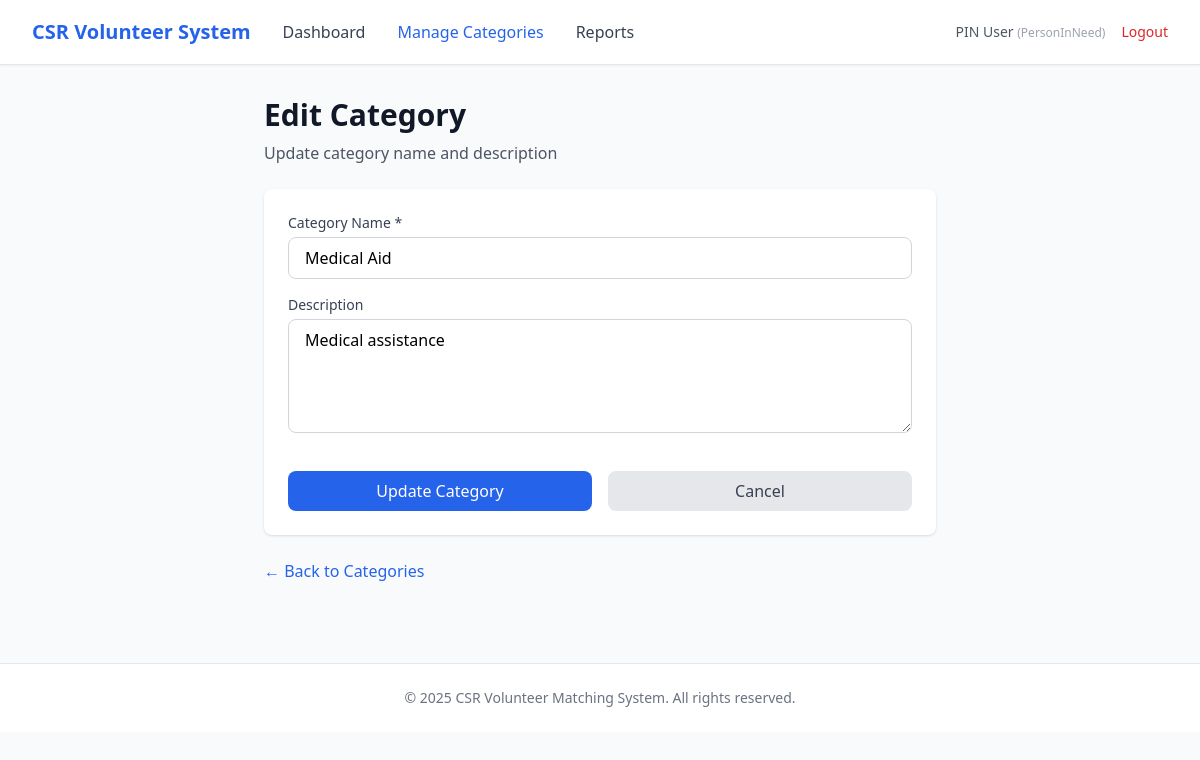
The app's page /pm/categories/2/edit (signed in) with its own data.
### app/entity/user_account.py (models this page shows, shortened)
class UserAccount(UserMixin, db.Model):
    __tablename__ = "user_accounts"
    userID = db.Column(db.Integer, primary_key=True, autoincrement=True)  # explicit auto increment
    name = db.Column(db.String(100), nullable=False)
    email = db.Column(db.String(120), nullable=False, unique=True, index=True)
    _password = db.Column("password", db.String(255), nullable=False)
    age = db.Column(db.Integer)
    phoneNumber = db.Column(db.String(20))
    isActive = db.Column(db.Boolean, default=True)
    profileID = db.Column(db.Integer, db.ForeignKey("user_profiles.profileID"), nullable=False)
    profile = db.relationship("UserProfile", back_populates="users", lazy=True)
    @property
    def password(self):
        raise AttributeError("Password is write-only.")
    @password.setter
    def password(self, raw):
        self._password = generate_password_hash(raw)

### app/entity/user_profile.py (models this page shows)
class UserProfile(db.Model):
    __tablename__ = "user_profiles"
    profileID   = db.Column(db.Integer, primary_key=True, autoincrement=True)  # explicit auto increment
    profileName = db.Column(db.String(50), nullable=False, unique=True)
    description = db.Column(db.String(255))
    isActive    = db.Column(db.Boolean, default=True)
    users = db.relationship("UserAccount", back_populates="profile", lazy=True)

### app/entity/category.py (models this page shows)
class Category(db.Model):
    __tablename__ = "categories"
    categoryID   = db.Column(db.Integer, primary_key=True)
    categoryName = db.Column(db.String(100), nullable=False, unique=True)
    description  = db.Column(db.String(255))
    isActive     = db.Column(db.Boolean, default=True)
    requests = db.relationship("Request", back_populates="category", lazy=True)

### app/boundary/routes.py (the view, shortened to what this page needs)
@boundary_bp.route("/pm/categories/<int:category_id>/edit", methods=["GET", "POST"])
@login_required
def pm_edit_category(category_id):
    from app.entity.category import Category
    cat = Category.query.get(category_id)
    if not cat:
        raise NotFound("Category not found.")
    return render_template("pm/edit_category.html", category=cat)

### app/entity/user_account.py (called while the page is built)
@login_manager.user_loader
def load_user(user_id):
    return UserAccount.query.get(int(user_id))

### app/templates/pm/edit_category.html (shortened to what this page needs)
{% extends "base.html" %}
{% block nav_links %}
<a href="{{ url_for('boundary.pm_dashboard') }}" class="text-gray-700 hover:text-primary">Dashboard</a>
<a href="{{ url_for('boundary.pm_categories') }}" class="text-primary font-medium">Manage Categories</a>
<a href="{{ url_for('boundary.pm_reports') }}" class="text-gray-700 hover:text-primary">Reports</a>
{% endblock %}
{% block content %}
<div class="max-w-2xl mx-auto">
    <div class="mb-6">
        <h1 class="text-3xl font-bold text-gray-900">Edit Category</h1>
        <p class="text-gray-600 mt-2">Update category name and description</p>
    </div>
    <div class="bg-white rounded-lg shadow p-6">
        <form method="POST" action="{{ url_for('boundary.pm_edit_category', category_id=category.categoryID) }}">
            <div class="space-y-4">
                <div>
                    <label for="category_name" class="block text-sm font-medium text-gray-700 mb-1">Category Name *</label>
                    <input type="text"
                           id="category_name"
                           name="category_name"
                           value="{{ category.categoryName }}"
                           required
                           class="w-full px-4 py-2 border border-gray-300 rounded-lg focus:ring-2 focus:ring-primary focus:border-transparent">
                </div>
                <div>
                    <label for="description" class="block text-sm font-medium text-gray-700 mb-1">Description</label>
                    <textarea id="description"
                              name="description"
                              rows="4"
                              class="w-full px-4 py-2 border border-gray-300 rounded-lg focus:ring-2 focus:ring-primary focus:border-transparent">{{ category.description or '' }}</textarea>
                </div>
                <div class="flex gap-4 pt-4">
                    <button type="submit"
                            class="flex-1 bg-primary text-white py-2 px-4 rounded-lg hover:bg-blue-700 transition">
                        Update Category
                    </button>
                    <a href="{{ url_for('boundary.pm_categories') }}"
                       class="flex-1 text-center bg-gray-200 text-gray-700 py-2 px-4 rounded-lg hover:bg-gray-300 transition">
                        Cancel
                    </a>
                </div>
            </div>
        </form>
    </div>
    <div class="mt-6">
        <a href="{{ url_for('boundary.pm_categories') }}" class="text-primary hover:text-blue-700">
            ← Back to Categories
        </a>
    </div>
</div>
{% endblock %}

### app/templates/base.html (shortened to what this page needs)
<!DOCTYPE html>
<html lang="en">
<head>
    <script src="https://cdn.tailwindcss.com"></script>
</head>
<body class="bg-gray-50 min-h-screen">
    {% if current_user.is_authenticated %}
    <nav class="bg-white shadow-sm border-b border-gray-200">
        <div class="max-w-7xl mx-auto px-4 sm:px-6 lg:px-8">
            <div class="flex justify-between items-center h-16">
                <div class="flex items-center gap-8">
                    <a href="{{ url_for('boundary.login') }}" class="text-xl font-bold text-primary">
                        CSR Volunteer System
                    </a>
                    {% block nav_links %}{% endblock %}
                </div>
                <div class="flex items-center gap-4">
                    <span class="text-sm text-gray-600">
                        {{ current_user.name }}
                        <span class="text-xs text-gray-400">({{ current_user.profile.profileName }})</span>
                    </span>
                    <a href="{{ url_for('boundary.logout') }}" class="text-sm text-red-600 hover:text-red-700">
                        Logout
                    </a>
                </div>
            </div>
        </div>
    </nav>
    {% endif %}
    <main class="max-w-7xl mx-auto px-4 sm:px-6 lg:px-8 py-8">
        {% block content %}{% endblock %}
    </main>
    <footer class="bg-white border-t border-gray-200 mt-12">
        <div class="max-w-7xl mx-auto px-4 sm:px-6 lg:px-8 py-6">
            <p class="text-center text-sm text-gray-500">
                &copy; 2025 CSR Volunteer Matching System. All rights reserved.
            </p>
        </div>
    </footer>
</body>
</html>

### records on screen
UserAccount: name "PIN User"
UserProfile: profile.profileName "PersonInNeed"
Category: category_name "Medical Aid", description "Medical assistance"
